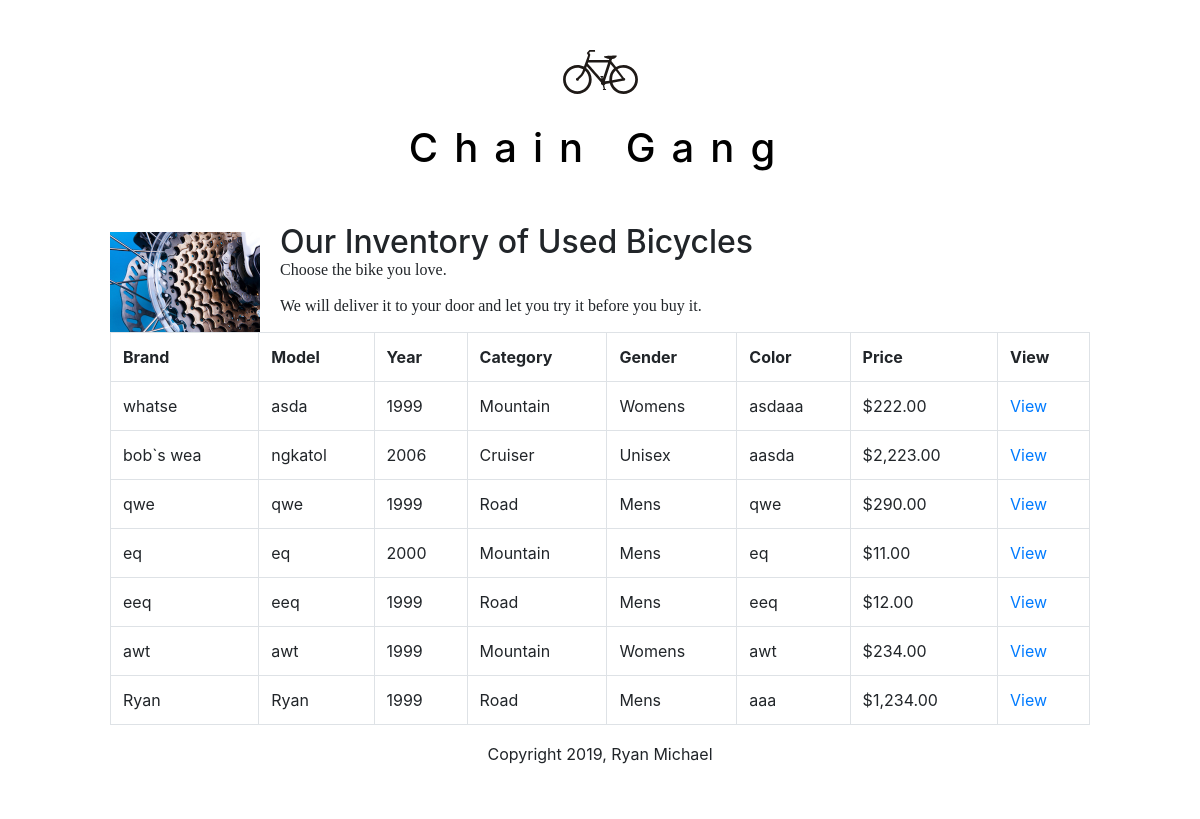
The page /bicycles.php on the database its author committed.
### tables this page shows
CREATE TABLE `inv_all` (
  `id` int(11) NOT NULL,
  `brand` varchar(255) NOT NULL,
  `model` varchar(255) NOT NULL,
  `year` int(4) NOT NULL,
  `category` varchar(255) NOT NULL,
  `gender` varchar(255) NOT NULL,
  `color` varchar(255) NOT NULL,
  `price` decimal(9,2) NOT NULL,
  `weight_kg` decimal(9,5) NOT NULL,
  `condition_id` tinyint(3) NOT NULL,
  `description` text NOT NULL
);

### private/functions.php (called while the page is built, shortened)
<?php
function url_for($script_path) {
  return WWW_ROOT . $script_path;
}
function h($string="") {
  return htmlspecialchars($string);
}
?>

### private/classes/databaseobject.class.php (called while the page is built, shortened)
<?php
class DatabaseObject {
    static protected $database;
    static protected $table_name = "";
    static public function set_database($database){
        self::$database = $database;
    }
    static public function find_by_sql($sql){
        $result = self::$database->query($sql);
        $object_array = [];
        while($record = $result->fetch_assoc()){
            $object_array[] = static::instantiate($record);
        }
        return $object_array;
    }
    static public function find_all(){
        $sql = "SELECT * FROM " . static::$table_name;
        return static::find_by_sql($sql);
    }
    static public function instantiate($record){
        $object = new static;
        foreach($record as $property => $value){
            if(property_exists($object, $property)){
                $object->$property = $value;
            }
        }
        return $object;
    }
}
?>

### public/bicycles.php (the view, shortened to what this page needs)
<?php include(SHARED_PATH . '/public_header.php'); ?>
<div id="main">
  <div id="page">
    <div class="intro">
      <img class="inset" src="<?php echo url_for('/images/AdobeStock_55807979_thumb.jpeg') ?>" />
      <h2>Our Inventory of Used Bicycles</h2>
      <p>Choose the bike you love.</p>
      <p>We will deliver it to your door and let you try it before you buy it.</p>
    </div>
    <table  class="table table-bordered">
      <tr>
        <th>Brand</th>
        <th>Model</th>
        <th>Year</th>
        <th>Category</th>
        <th>Gender</th>
        <th>Color</th>
        <th>Price</th>
        <th>View</th>
      </tr>
<?php $bikes = Bicycle::find_all(); ?>
<?php foreach($bikes as $bike) { ?>
      <tr>
        <td><?php echo h($bike->brand); ?></td>
        <td><?php echo h($bike->model); ?></td>
        <td><?php echo h($bike->year); ?></td>
        <td><?php echo h($bike->category); ?></td>
        <td><?php echo h($bike->gender); ?></td>
        <td><?php echo h($bike->color); ?></td>
        <td><?php echo "$".h(number_format($bike->price,2)); ?></td>
        <td><a href="detail.php?id=<?php echo $bike->id; ?>">View</a></td>
      </tr>
     <?php } ?>
    </table>
  </div>
</div>
<?php include(SHARED_PATH . '/public_footer.php'); ?>

### private/shared/public_header.php (shortened to what this page needs)
<!doctype html>
<html lang="en">
  <head>
    <link rel="stylesheet" media="all" href="<?php echo url_for('/stylesheets/js/bootstrap.min.js'); ?>" " />
    <link rel="stylesheet" media="all" href="<?php echo url_for('/stylesheets/public.css'); ?>" />
    <link rel="stylesheet" media="all" href="<?php echo url_for('/stylesheets/css/bootstrap.min.css'); ?>" " />
  </head>
  <body>
    <header>
      <h1>
        <a href="<?php echo url_for('/index.php'); ?>">
          <img class="bike-icon" src="<?php echo url_for('/images/USDOT_bicycle_symbol.svg') ?>" /><br />
          Chain Gang
        </a>
      </h1>
    </header>

### private/shared/public_footer.php (shortened to what this page needs)
  <?php if(isset($super_hero_image)) { ?>
    <div class="expanding-wrapper">
      <?php $image_url = url_for('/images/' . $super_hero_image); ?>
      <img id="super-hero-image" src="<?php echo $image_url; ?>" />
      <footer>
        <?php include(SHARED_PATH . '/public_copyright_disclaimer.php'); ?>
      </footer>
    </div>
  <?php } else { ?>
    <footer>
      <?php include(SHARED_PATH . '/public_copyright_disclaimer.php'); ?>
    </footer>
  <?php } ?>
  </body>
</html>

### private/shared/public_copyright_disclaimer.php
<p class="text-center">Copyright <?php echo date('Y'); ?>, Ryan Michael</p>

### public/stylesheets/public.css (style rules this page uses)
html { height: 100%; width: 100%; }
body { width: 100%; height: 100%; border: 0; font: 13px/15px Verdana, Arial, Helvetica, sans-serif; background: #FFFFFF; }
header { width: 980px; margin: 0 auto; padding: 0; text-align: left; color: #FFFFFF; }
header h1 { margin: 50px 0 0 0; text-align: center; }
header h1 a { text-decoration: none; color: #000; letter-spacing: 0.4em; }
header h1 a img.bike-icon { display: inline-block; margin-bottom: 30px; width: 75px; }
#main { width: 980px; height: 500px; margin: 0 auto; padding: 0; }
footer { clear: both; width: 980px; margin: 0 auto; padding: 10px; background-color: #FFFFFF; }
div#page { margin: 60px auto; }
div#page h2 { line-height: 20px; }
div#page p { font: 16px/20px Georgia, Times, "Times New Roman", serif; }
img.inset { float: left; width: 150px; margin-right: 20px; }

### rows shown on the page
inv_all: brand "whatse", model "asda", year "1999", category "Mountain", gender "Womens", color "asdaaa", price "222.00"
inv_all: brand "bob`s wea", model "ngkatol", year "2006", category "Cruiser", gender "Unisex", color "aasda", price "2,223.00"
inv_all: brand "qwe", model "qwe", year "1999", category "Road", gender "Mens", color "qwe", price "290.00"
inv_all: brand "eq", model "eq", year "2000", category "Mountain", gender "Mens", color "eq", price "11.00"
inv_all: brand "eeq", model "eeq", year "1999", category "Road", gender "Mens", color "eeq", price "12.00"
inv_all: brand "awt", model "awt", year "1999", category "Mountain", gender "Womens", color "awt", price "234.00"
inv_all: brand "Ryan", model "Ryan", year "1999", category "Road", gender "Mens", color "aaa", price "1,234.00"
